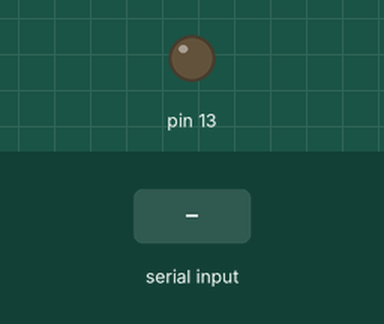
This sketch was run on a simulated Arduino Uno, built with avr-gcc and run on an emulated ATmega328P. On the bench: output pins drawn as LEDs (lit = HIGH). Inputs (shaded band) come from the test bench.

Above: at 1.2 s.
1.3 s: "1" received over Serial
At 1.8 s:
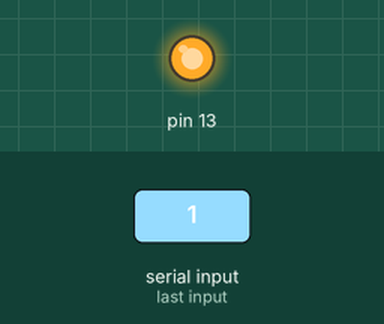
2.8 s: "0" received over Serial
At 4.2 s:
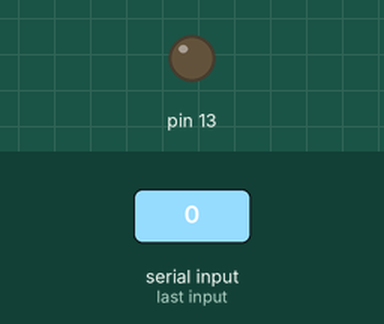
Timing chart, 0 to 5.8 s (numbered marks = the images above; inputs shaded):
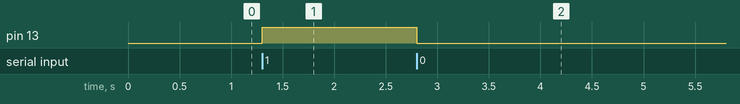

Measured:
- after the input at 1.3 s, pin 13: LOW → HIGH at once
- after the input at 2.8 s, pin 13: HIGH → LOW at once

The sketch:

Week_4_Serial_Input.ino
```cpp
void setup()
{
  pinMode(13, OUTPUT);
  Serial.begin(9600);
}
void loop()
{
  if (Serial.available() > 0)
  {
    char input = Serial.read();
    if (input == '0')
      digitalWrite(13, LOW);
    else if (input == '1')
      digitalWrite(13, HIGH);
  }
}
```
